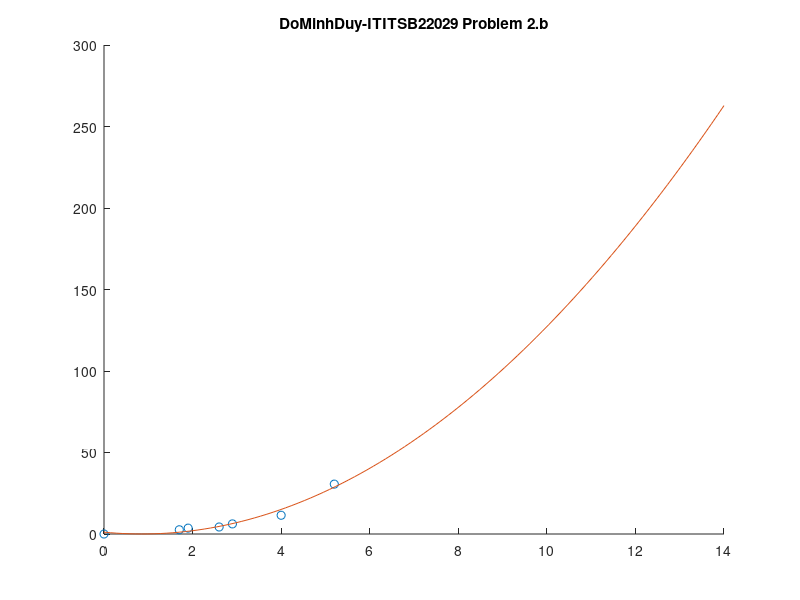

The MATLAB source for this figure:
% Bai_5
clc
clear
close all

h=[0 1.7 1.9 2.6 2.9 4 5.2];
F=[0 2.6 3.6 4.3 6.2 11.5 30.6];

% a. Compute the best fit for 2nd degree
% polynomial (quadratic) for the above data.
p=polyfit(h,F,2)

% b. Plot actual data and fit mode
hold off
hold on
plot(h,F,'o');
xi = linspace(0,14,100);
yi = polyval(p, xi);
title('DoMinhDuy-ITITSB22029 Problem 2.b')
plot(xi,yi);

% c. Calculate the sum of the squares of the
% errors of this model. Calculate the
% flow rate for following heights of level of water
Ffit=polyval(p, h);
Error =sum((F-Ffit).^2)

F8m=polyval(p,8)
F10m=polyval(p,10)
F14m=polyval(p,14)
